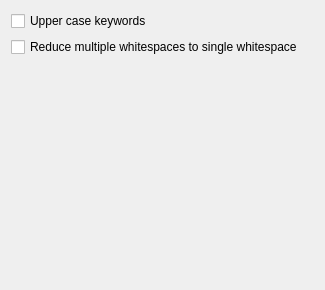
<?xml version="1.0" encoding="UTF-8"?>
<ui version="4.0">
 <class>SqlFormatterSimplePlugin</class>
 <widget class="QWidget" name="SqlFormatterSimplePlugin">
  <property name="geometry">
   <rect>
    <x>0</x>
    <y>0</y>
    <width>325</width>
    <height>290</height>
   </rect>
  </property>
  <property name="statusTip">
   <string/>
  </property>
  <layout class="QVBoxLayout" name="verticalLayout">
   <item>
    <widget class="QCheckBox" name="upperKeywordsCheck">
     <property name="statusTip">
      <string>SqlFormatterSimple.UpperCaseKeywords</string>
     </property>
     <property name="text">
      <string>Upper case keywords</string>
     </property>
    </widget>
   </item>
   <item>
    <widget class="QCheckBox" name="tripLongSpacesCheck">
     <property name="statusTip">
      <string>SqlFormatterSimple.TrimLongSpaces</string>
     </property>
     <property name="text">
      <string>Reduce multiple whitespaces to single whitespace</string>
     </property>
    </widget>
   </item>
   <item>
    <spacer name="verticalSpacer">
     <property name="orientation">
      <enum>Qt::Vertical</enum>
     </property>
     <property name="sizeHint" stdset="0">
      <size>
       <width>20</width>
       <height>40</height>
      </size>
     </property>
    </spacer>
   </item>
  </layout>
 </widget>
 <resources/>
 <connections/>
</ui>
